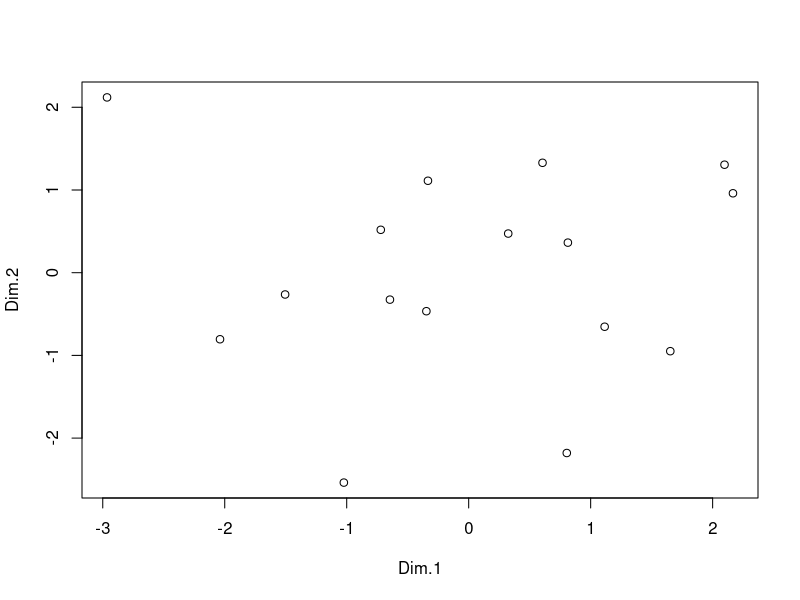
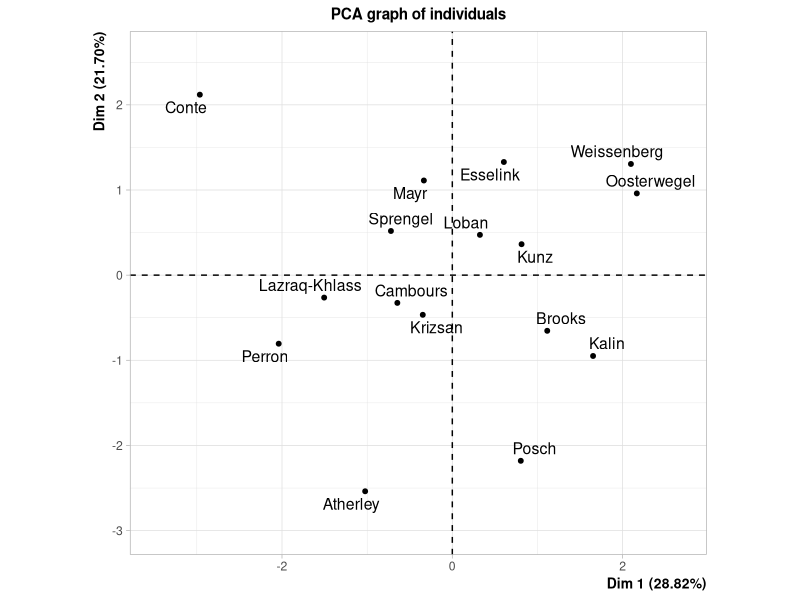
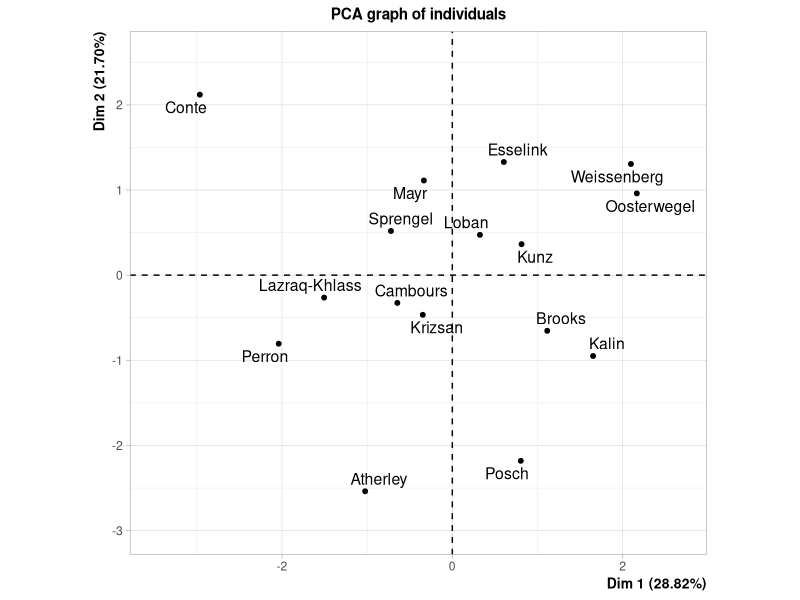
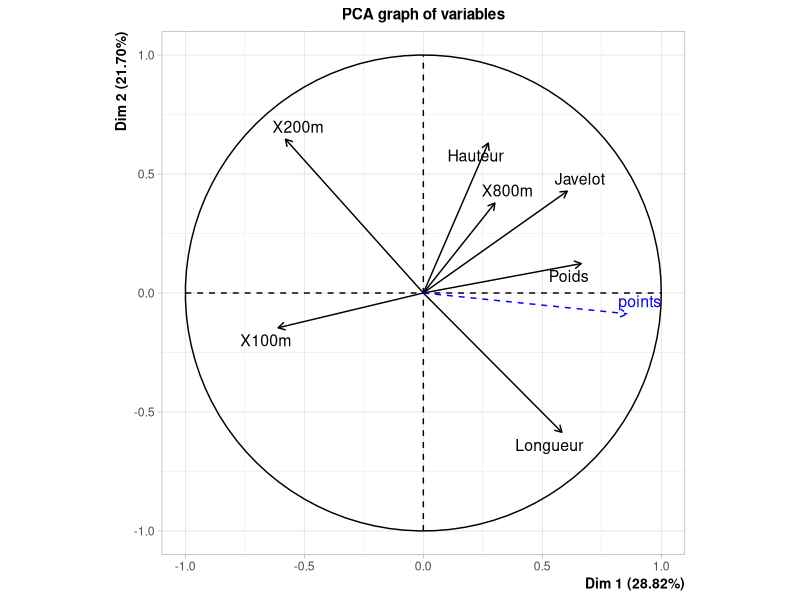

Source code (R) for these figures, in order:
## ---- chunk 1
df <- read.table("data/heptathlon_2023.csv", sep=",", header=T, stringsAsFactors = T, row.names = 1)
## ---- chunk 2
na_athlete = which(is.na(df$Points)) # On sélectionne les athlètes ne possèdant pas de points.
df = df[-na_athlete,] # On supprime les athlètes respectant la condition évoquée sur la dernière ligne.
## ---- chunk 3
var.perf = 3:9 # Les variables de performances vont de la colonne 3 à 9.
## ---- chunk 4
print(paste("La première valeur de la variable 800m est conditionnée comme suit :",df$X800m[1]))
df$X800m = as.numeric(paste0(as.numeric(substr(df$X800m, 1, 1))*60+as.numeric(substr(df$X800m, 3, 4)),".",substr(df$X800m, 6, 7))) # On transforme les données de 800m.
print(paste("Après notre transformation, la première valeur de la variable 800m est conditionnée comme suit :",df$X800m[1]))
## ---- chunk 5
df_quanti = data.frame(scale(df[,var.perf])) # On scale dans un data.frame les variables sélectionnées.
## ---- chunk 6
library(FactoMineR)
res.pca = PCA(df_quanti, graph = F)

plot(res.pca$ind$coord)
## ---- chunk 7
plot(res.pca, choix = "ind")
## ---- chunk 8
res.pca$eig
## ---- chunk 9
points = df$Points # On attribut les points des athlètes dans une nouvelle variable.
df_quanti$points = points # On créé une nouvelle colonne à laquelle on attribut la variable points.

res.pca = PCA(df_quanti, quanti.sup = 8) # La variable supplémentaire est la variable Points qui se situe à la 8ième colonne du tableau. 
## ---- chunk 10
rm(list=ls())
